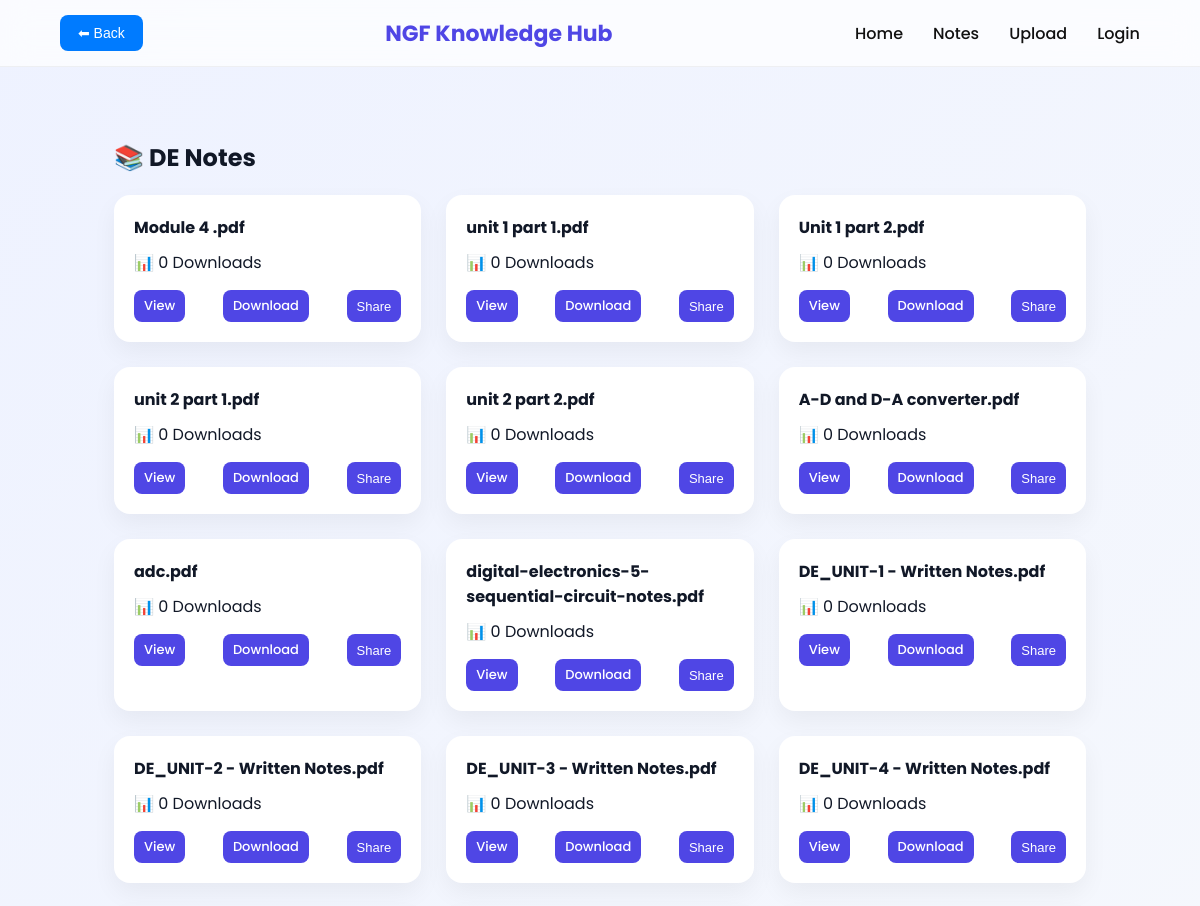
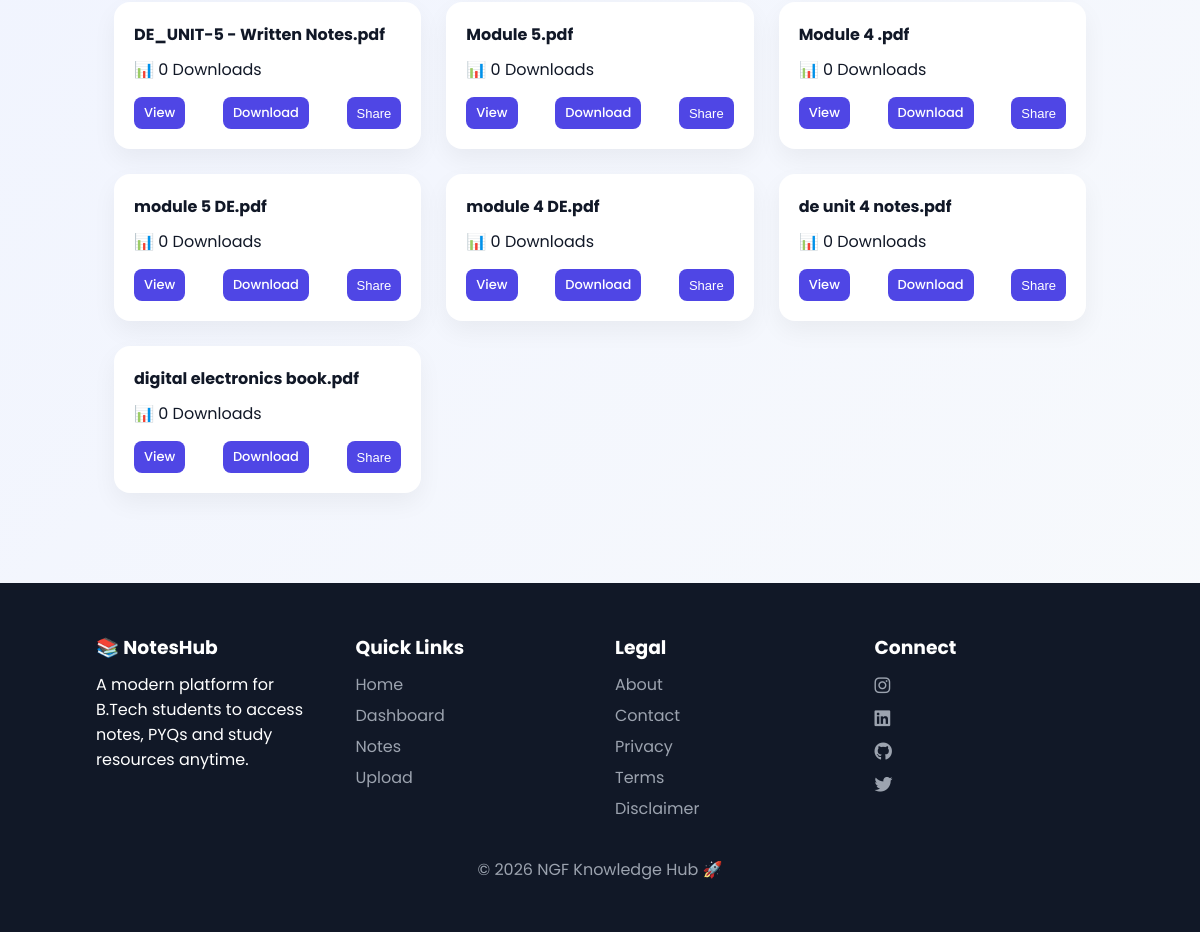
Screenshot of /notes/DE/3 with the database file from the repository (2 pictures, top to bottom).
### tables this page shows
CREATE TABLE notes(
        id INTEGER PRIMARY KEY AUTOINCREMENT,
        title TEXT NOT NULL,
        filename TEXT NOT NULL,
        subject TEXT NOT NULL,
        semester INTEGER NOT NULL,
        uploaded_by TEXT NOT NULL,
        status TEXT NOT NULL DEFAULT 'pending',
        downloads INTEGER DEFAULT 0,
        created_at TIMESTAMP DEFAULT CURRENT_TIMESTAMP
    , share_id TEXT, unit TEXT, teacher TEXT);

### app.py (the view)
@app.route("/notes/<subject>/<int:sem>")
def notes(subject, sem):
    conn = get_db_connection()
    cur = conn.cursor()
    cur.execute("""
        SELECT * FROM notes
        WHERE subject=? AND semester=? AND status='approved'
    """, (subject, sem))
    notes = cur.fetchall()
    conn.close()
    return render_template("notes.html", notes=notes, subject=subject)

### app.py (called while the page is built)
def get_db_connection():
    conn = sqlite3.connect(Config.DATABASE)
    conn.row_factory = sqlite3.Row
    return conn

### templates/notes.html (shortened to what this page needs)
{% extends "base.html" %}
{% block content %}
<section class="notes-page">
  <div class="notes-header">
    <h2>📚 {{ subject }} Notes</h2>
  </div>
  {% if notes %}
  <div class="notes-grid">
    {% for n in notes %}
    <div class="note-card">
      <h4>{{ n['title'] }}</h4>
      <p>📊 {{ n['downloads'] }} Downloads</p>
      <div class="note-actions">
        <a href="/view/{{ n['filename'] }}">View</a>
        <a href="/download/{{ n['filename'] }}">Download</a>
        <button onclick="shareNote('{{ n['share_id'] }}')">Share</button>
      </div>
    </div>
    {% endfor %}
  </div>
  {% else %}
  <div class="empty-state">
    🚧 Notes Coming Soon
  </div>
  {% endif %}
</section>
{% endblock %}

### static/css/style.css (style rules this page uses)
* { margin:0; padding:0; box-sizing:border-box; }
html, body { width:100%; overflow-x:hidden; }
:root { --primary:#4f46e5; --secondary:#6366f1; --bg:#f8fafc; --glass:rgba(255,255,255,0.6); --text:#111827; --muted:#6b7280; --radius:16px; }
body { font-family:'Poppins',sans-serif; background:linear-gradient(135deg,#eef2ff,#f8fafc); color:var(--text); }
.note-card { background:white; padding:20px; border-radius:var(--radius); box-shadow:0 10px 25px rgba(0,0,0,0.05); transition:0.3s; }
.note-actions { display:flex; justify-content:space-between; margin-top:10px; }
.note-actions a { text-decoration:none; color:var(--primary); font-weight:500; }
body { margin:0; }
.notes-page { width:100%; padding:100px 5% 50px; }
.notes-header h2 { margin-bottom:20px; }
.notes-grid { display:grid; grid-template-columns:repeat(auto-fit,minmax(260px,1fr)); gap:25px; }
.note-card { background:white; padding:20px; border-radius:16px; box-shadow:0 10px 25px rgba(0,0,0,0.05); transition:0.3s; }
.note-card h4 { margin-bottom:10px; }
.note-actions { display:flex; justify-content:space-between; margin-top:15px; }
.note-actions a, .note-actions button { background:#4f46e5; color:white; padding:6px 10px; border-radius:8px; text-decoration:none; border:none; font-size:13px; cursor:pointer; transition:0.3s; }

### rows the page displays
notes: title "Module 4 .pdf", downloads "0"
notes: title "unit 1 part 1.pdf", downloads "0"
notes: title "Unit 1 part 2.pdf", downloads "0"
notes: title "unit 2 part 1.pdf", downloads "0"
notes: title "unit 2 part 2.pdf", downloads "0"
notes: title "A-D and D-A converter.pdf", downloads "0"
notes: title "adc.pdf", downloads "0"
notes: title "digital-electronics-5-sequential-circuit-notes.pdf", downloads "0"
notes: title "DE_UNIT-1 - Written Notes.pdf", downloads "0"
notes: title "DE_UNIT-2 - Written Notes.pdf", downloads "0"
notes: title "DE_UNIT-3 - Written Notes.pdf", downloads "0"
notes: title "DE_UNIT-4 - Written Notes.pdf", downloads "0"
notes: title "DE_UNIT-5 - Written Notes.pdf", downloads "0"
notes: title "Module 5.pdf", downloads "0"
notes: title "Module 4 .pdf", downloads "0"
notes: title "module 5 DE.pdf", downloads "0"
notes: title "module 4 DE.pdf", downloads "0"
notes: title "de unit 4 notes.pdf", downloads "0"
notes: title "digital electronics book.pdf", downloads "0"

### other values shown
{{ subject }} "DE"
